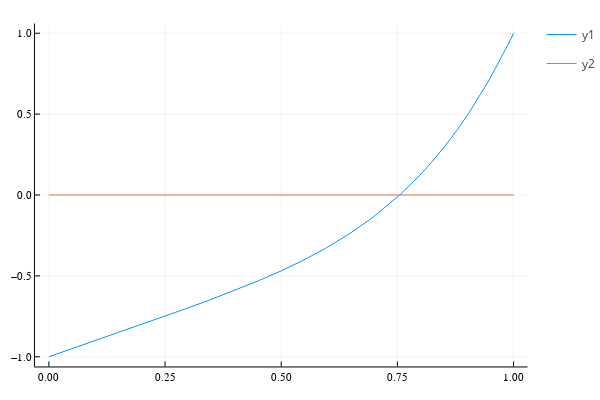

The notebook cell this image was saved under:
### Markdown cell above
Graphically, a zero of a continuous function $f(x)$ occurs where the graph crosses or touches the $x$-axis. Without much work, a zero can be *estimated* to one or two decimal points from a graph. For example, we can zoom in on the zero of $f(x) = x^5 + x - 1$ by graphing over $[0,1]$:

### Code cell
f(x) = x^5 + x - 1
plot(f, 0, 1)
plot!(zero, 0, 1)

### Figure 1 — Plotly figure (JSON) as saved in the notebook; plotly's stock layout.template omitted (floating-point values rounded to 4 significant figures)
{"data": [{"colorbar": {"title": ""}, "legendgroup": "y1", "line": {"color": "rgba(0, 154, 250, 1.000)", "dash": "solid", "shape": "linear", "width": 1}, "mode": "lines", "name": "y1", "showlegend": true, "type": "scatter", "x": [0, 0.009766, 0.1001, 0.1543, 0.2002, 0.2501, 0.296, 0.3453, 0.4023, 0.4531, 0.4975, 0.546, 0.5948, 0.6487, 0.7001, 0.7534, 0.7983, 0.8257, 0.8532, 0.8789, 0.9047, 0.946, 0.9873, 0.9936, 1], "xaxis": "x", "y": [-1, -0.9902, -0.8999, -0.8456, -0.7995, -0.749, -0.7017, -0.6498, -0.5871, -0.5279, -0.472, -0.4054, -0.3307, -0.2364, -0.1318, -0.003841, 0.1226, 0.2096, 0.3052, 0.4035, 0.5108, 0.7036, 0.9253, 0.9623, 1], "yaxis": "y", "zmax": null, "zmin": null}, {"colorbar": {"title": ""}, "legendgroup": "y2", "line": {"color": "rgba(227, 111, 71, 1.000)", "dash": "solid", "shape": "linear", "width": 1}, "mode": "lines", "name": "y2", "showlegend": true, "type": "scatter", "x": [0, 0.009766, 0.1001, 0.1543, 0.2002, 0.2501, 0.296, 0.3453, 0.4023, 0.4531, 0.4975, 0.546, 0.5948, 0.6487, 0.7001, 0.7534, 0.7983, 0.8532, 0.9047, 0.9873, 1], "xaxis": "x", "y": [0, 0, 0, 0, 0, 0, 0, 0, 0, 0, 0, 0, 0, 0, 0, 0, 0, 0, 0, 0, 0], "yaxis": "y", "zmax": null, "zmin": null}], "layout": {"annotations": [], "height": 400, "legend_position": {"bgcolor": "rgba(255, 255, 255, 1.000)", "bordercolor": "rgba(0, 0, 0, 1.000)", "borderwidth": 1, "font": {"color": "rgba(0, 0, 0, 1.000)", "family": "sans-serif", "size": 11}, "title": {"font": {"color": "rgba(0, 0, 0, 1.000)", "family": "sans-serif", "size": 15}, "text": ""}, "tracegroupgap": 0, "traceorder": "normal", "x": 1, "xanchor": "auto", "y": 1, "yanchor": "auto"}, "margin": {"b": 20, "l": 0, "r": 0, "t": 20}, "paper_bgcolor": "rgba(255, 255, 255, 1.000)", "plot_bgcolor": "rgba(255, 255, 255, 1.000)", "showlegend": true, "width": 600, "xaxis": {"anchor": "y", "domain": [0.06582, 0.9934], "gridcolor": "rgba(0, 0, 0, 0.100)", "gridwidth": 0.5, "linecolor": "rgba(0, 0, 0, 1.000)", "mirror": false, "range": [-0.03, 1.03], "showgrid": true, "showline": true, "showticklabels": true, "tickangle": 0, "tickcolor": "rgb(0, 0, 0)", "tickfont": {"color": "rgba(0, 0, 0, 1.000)", "family": "sans-serif", "size": 11}, "tickmode": "array", "ticks": "inside", "ticktext": ["0.00", "0.25", "0.50", "0.75", "1.00"], "tickvals": [0, 0.25, 0.5, 0.75, 1], "title": "", "titlefont": {"color": "rgba(0, 0, 0, 1.000)", "family": "sans-serif", "size": 15}, "type": "-", "visible": true, "zeroline": false, "zerolinecolor": "rgba(0, 0, 0, 1.000)"}, "yaxis": {"anchor": "x", "domain": [0.03762, 0.9902], "gridcolor": "rgba(0, 0, 0, 0.100)", "gridwidth": 0.5, "linecolor": "rgba(0, 0, 0, 1.000)", "mirror": false, "range": [-1.06, 1.06], "showgrid": true, "showline": true, "showticklabels": true, "tickangle": 0, "tickcolor": "rgb(0, 0, 0)", "tickfont": {"color": "rgba(0, 0, 0, 1.000)", "family": "sans-serif", "size": 11}, "tickmode": "array", "ticks": "inside", "ticktext": ["−1.0", "−0.5", "0.0", "0.5", "1.0"], "tickvals": [-1, -0.5, 0, 0.5, 1], "title": "", "titlefont": {"color": "rgba(0, 0, 0, 1.000)", "family": "sans-serif", "size": 15}, "type": "-", "visible": true, "zeroline": false, "zerolinecolor": "rgba(0, 0, 0, 1.000)"}}}
